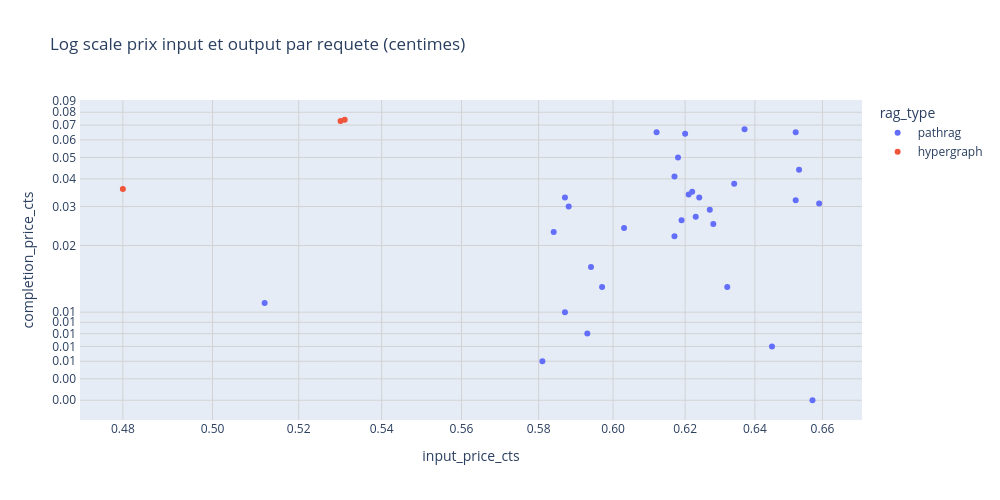

Notebook code for this chart:
### Code cell
import plotly.express as px

# Création du graphique
fig = px.scatter(
    df_tokens_usage_graph_price_grouped,
    x="input_price_cts",
    y="completion_price_cts",
    color="rag_type",
    title="Log scale prix input et output par requete (centimes)",
    log_x=True,
    log_y=True,
    width=1000,
    height=500,
    hover_data={
            "input_tokens": True,           # afficher
            "completion_tokens": True,       # afficher
            "total_price_cts": ":.2f",          # afficher avec 4 décimales
    }    
)

# Mise à jour de la mise en forme
fig.update_layout(
    showlegend=True,
    hovermode='closest'
)

# Mise à jour des axes pour un formatage lisible
fig.update_xaxes(
    tickformat=".2f",
    gridcolor='lightgray'
)
fig.update_yaxes(
    tickformat=".2f",
    gridcolor='lightgray'
)

# fig.add_hline(y=1, line_dash="dot", line_color="red", annotation_text="1 centime")
# fig.add_vline(x=1, line_dash="dot", line_color="red")

fig.show()

### Figure 1 — Plotly figure (JSON) as saved in the notebook; plotly's stock layout.template omitted (floating-point values rounded to 4 significant figures)
{"data": [{"customdata": [[23010.0, 849.0, 0.655], [24170.0, 1089.0, 0.697], [23240.0, 734.0, 0.656], [24130.0, 1632.0, 0.717], [21770.0, 743.0, 0.618], [22000.0, 397.0, 0.61], [24320.0, 99.0, 0.661], [21740.0, 817.0, 0.62], [22860.0, 549.0, 0.639], [21630.0, 582.0, 0.607], [23470.0, 951.0, 0.672], [18970.0, 281.0, 0.523], [21960.0, 212.0, 0.601], [22320.0, 597.0, 0.627], [23070.0, 678.0, 0.65], [23580.0, 1683.0, 0.704], [21720.0, 256.0, 0.597], [24400.0, 776.0, 0.69], [23100.0, 831.0, 0.657], [24150.0, 800.0, 0.684], [23870.0, 185.0, 0.652], [21520.0, 143.0, 0.587], [23030.0, 882.0, 0.657], [22100.0, 326.0, 0.61], [23420.0, 333.0, 0.645], [22870.0, 1021.0, 0.658], [22880.0, 1259.0, 0.668], [22940.0, 642.0, 0.645], [22980.0, 1600.0, 0.684], [22680.0, 1626.0, 0.677], [23270.0, 625.0, 0.653]], "hovertemplate": "rag_type=pathrag<br>input_price_cts=%{x}<br>completion_price_cts=%{y}<br>input_tokens=%{customdata[0]}<br>completion_tokens=%{customdata[1]}<br>total_price_cts=%{customdata[2]:.2f}<extra></extra>", "legendgroup": "pathrag", "marker": {"color": "#636efa", "symbol": "circle"}, "mode": "markers", "name": "pathrag", "orientation": "v", "showlegend": true, "type": "scatter", "x": [0.621, 0.653, 0.627, 0.652, 0.588, 0.594, 0.657, 0.587, 0.617, 0.584, 0.634, 0.512, 0.593, 0.603, 0.623, 0.637, 0.587, 0.659, 0.624, 0.652, 0.645, 0.581, 0.622, 0.597, 0.632, 0.617, 0.618, 0.619, 0.62, 0.612, 0.628], "xaxis": "x", "y": [0.034, 0.044, 0.029, 0.065, 0.03, 0.016, 0.004, 0.033, 0.022, 0.023, 0.038, 0.011, 0.008, 0.024, 0.027, 0.067, 0.01, 0.031, 0.033, 0.032, 0.007, 0.006, 0.035, 0.013, 0.013, 0.041, 0.05, 0.026, 0.064, 0.065, 0.025], "yaxis": "y"}, {"customdata": [[19630.0, 1835.0, 0.603], [17780.0, 889.0, 0.516], [19680.0, 1854.0, 0.605]], "hovertemplate": "rag_type=hypergraph<br>input_price_cts=%{x}<br>completion_price_cts=%{y}<br>input_tokens=%{customdata[0]}<br>completion_tokens=%{customdata[1]}<br>total_price_cts=%{customdata[2]:.2f}<extra></extra>", "legendgroup": "hypergraph", "marker": {"color": "#EF553B", "symbol": "circle"}, "mode": "markers", "name": "hypergraph", "orientation": "v", "showlegend": true, "type": "scatter", "x": [0.53, 0.48, 0.531], "xaxis": "x", "y": [0.073, 0.036, 0.074], "yaxis": "y"}], "layout": {"height": 500, "hovermode": "closest", "legend": {"title": {"text": "rag_type"}, "tracegroupgap": 0}, "showlegend": true, "title": {"text": "Log scale prix input et output par requete (centimes)"}, "width": 1000, "xaxis": {"anchor": "y", "domain": [0, 1], "gridcolor": "lightgray", "tickformat": ".2f", "title": {"text": "input_price_cts"}, "type": "log"}, "yaxis": {"anchor": "x", "domain": [0, 1], "gridcolor": "lightgray", "tickformat": ".2f", "title": {"text": "completion_price_cts"}, "type": "log"}}}
